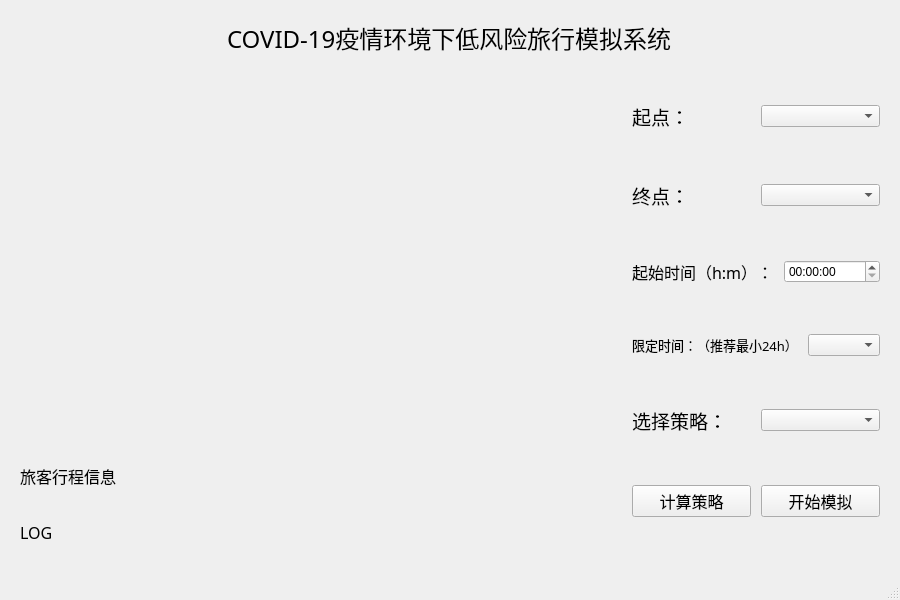
<?xml version="1.0" encoding="UTF-8"?>
<ui version="4.0">
 <class>MainWindow</class>
 <widget class="QMainWindow" name="MainWindow">
  <property name="geometry">
   <rect>
    <x>0</x>
    <y>0</y>
    <width>900</width>
    <height>600</height>
   </rect>
  </property>
  <property name="windowTitle">
   <string>MainWindow</string>
  </property>
  <widget class="QWidget" name="centralwidget">
   <property name="sizePolicy">
    <sizepolicy hsizetype="Preferred" vsizetype="Preferred">
     <horstretch>0</horstretch>
     <verstretch>0</verstretch>
    </sizepolicy>
   </property>
   <layout class="QGridLayout" name="gridLayout" columnstretch="2,0">
    <property name="leftMargin">
     <number>20</number>
    </property>
    <property name="topMargin">
     <number>20</number>
    </property>
    <property name="rightMargin">
     <number>20</number>
    </property>
    <property name="bottomMargin">
     <number>20</number>
    </property>
    <item row="3" column="0">
     <widget class="QLabel" name="label_travel">
      <property name="font">
       <font>
        <family>幼圆</family>
        <pointsize>12</pointsize>
        <weight>50</weight>
        <bold>false</bold>
       </font>
      </property>
      <property name="text">
       <string>旅客行程信息</string>
      </property>
     </widget>
    </item>
    <item row="1" column="1" rowspan="4">
     <layout class="QVBoxLayout" name="verticalLayout" stretch="1,1,1,0,1,0">
      <property name="spacing">
       <number>10</number>
      </property>
      <property name="sizeConstraint">
       <enum>QLayout::SetDefaultConstraint</enum>
      </property>
      <item>
       <layout class="QHBoxLayout" name="horizontalLayout_start">
        <item>
         <widget class="QLabel" name="label_start">
          <property name="font">
           <font>
            <family>幼圆</family>
            <pointsize>14</pointsize>
           </font>
          </property>
          <property name="text">
           <string>起点：</string>
          </property>
         </widget>
        </item>
        <item>
         <widget class="QComboBox" name="comboBox_start"/>
        </item>
       </layout>
      </item>
      <item>
       <layout class="QHBoxLayout" name="horizontalLayout_end">
        <item>
         <widget class="QLabel" name="label_end">
          <property name="font">
           <font>
            <family>幼圆</family>
            <pointsize>14</pointsize>
           </font>
          </property>
          <property name="text">
           <string>终点：</string>
          </property>
         </widget>
        </item>
        <item>
         <widget class="QComboBox" name="comboBox_end"/>
        </item>
       </layout>
      </item>
      <item>
       <layout class="QHBoxLayout" name="horizontalLayout_start_time">
        <item>
         <widget class="QLabel" name="label_time">
          <property name="font">
           <font>
            <family>幼圆</family>
            <pointsize>12</pointsize>
           </font>
          </property>
          <property name="text">
           <string>起始时间（h:m）：</string>
          </property>
         </widget>
        </item>
        <item>
         <widget class="QTimeEdit" name="timeEdit"/>
        </item>
       </layout>
      </item>
      <item>
       <layout class="QHBoxLayout" name="horizontalLayout_limit_time">
        <item>
         <widget class="QLabel" name="label_limit">
          <property name="font">
           <font>
            <family>幼圆</family>
            <pointsize>10</pointsize>
           </font>
          </property>
          <property name="text">
           <string>限定时间：（推荐最小24h）</string>
          </property>
         </widget>
        </item>
        <item>
         <widget class="QComboBox" name="comboBox_limit_time"/>
        </item>
       </layout>
      </item>
      <item>
       <layout class="QHBoxLayout" name="horizontalLayout_strategy">
        <item>
         <widget class="QLabel" name="label_kind">
          <property name="font">
           <font>
            <family>幼圆</family>
            <pointsize>14</pointsize>
            <weight>50</weight>
            <bold>false</bold>
            <underline>false</underline>
           </font>
          </property>
          <property name="text">
           <string>选择策略：</string>
          </property>
         </widget>
        </item>
        <item>
         <widget class="QComboBox" name="comboBox_kind"/>
        </item>
       </layout>
      </item>
      <item>
       <layout class="QHBoxLayout" name="horizontalLayout_select">
        <item>
         <widget class="QPushButton" name="pushButton_compute">
          <property name="font">
           <font>
            <family>Arial</family>
            <pointsize>12</pointsize>
           </font>
          </property>
          <property name="text">
           <string>计算策略</string>
          </property>
         </widget>
        </item>
        <item>
         <widget class="QPushButton" name="pushButton_simulate">
          <property name="font">
           <font>
            <family>Arial</family>
            <pointsize>12</pointsize>
           </font>
          </property>
          <property name="text">
           <string>开始模拟</string>
          </property>
         </widget>
        </item>
       </layout>
      </item>
     </layout>
    </item>
    <item row="4" column="0">
     <widget class="QLabel" name="label_log">
      <property name="font">
       <font>
        <family>幼圆</family>
        <pointsize>12</pointsize>
       </font>
      </property>
      <property name="text">
       <string>LOG</string>
      </property>
     </widget>
    </item>
    <item row="1" column="0" rowspan="2">
     <widget class="QLabel" name="label_pic">
      <property name="sizePolicy">
       <sizepolicy hsizetype="Preferred" vsizetype="Preferred">
        <horstretch>0</horstretch>
        <verstretch>1</verstretch>
       </sizepolicy>
      </property>
      <property name="text">
       <string/>
      </property>
     </widget>
    </item>
    <item row="0" column="0" colspan="2" alignment="Qt::AlignHCenter">
     <widget class="QLabel" name="label">
      <property name="font">
       <font>
        <family>Agency FB</family>
        <pointsize>18</pointsize>
       </font>
      </property>
      <property name="text">
       <string>COVID-19疫情环境下低风险旅行模拟系统</string>
      </property>
      <property name="margin">
       <number>10</number>
      </property>
     </widget>
    </item>
   </layout>
  </widget>
  <widget class="QMenuBar" name="menubar">
   <property name="geometry">
    <rect>
     <x>0</x>
     <y>0</y>
     <width>900</width>
     <height>20</height>
    </rect>
   </property>
  </widget>
  <widget class="QStatusBar" name="statusbar"/>
 </widget>
 <resources/>
 <connections/>
</ui>
